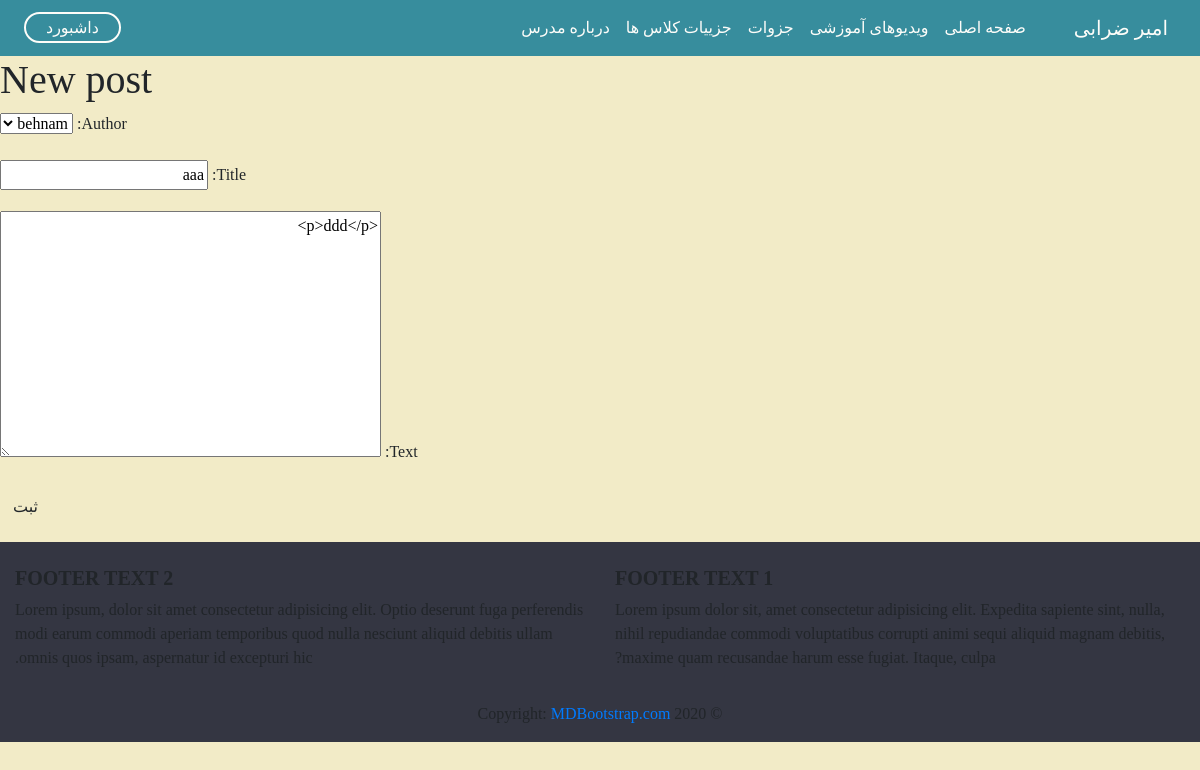
The page /post/24/edit/ (signed in) on the database its author committed.
### blog/models.py (models this page shows, shortened)
class Post(models.Model):
    author = models.ForeignKey('auth.User',on_delete=models.CASCADE)
    title = models.CharField(max_length=200)
    text = models.TextField()
    created_date = models.DateTimeField(default=timezone.now)
    published_date = models.DateTimeField(blank=True, null=True)

### blog/views.py (the view)
# urls.py: re_path(r'^post/(?P<pk>\d+)/edit/$',views.PostUpdateView.as_view(),name='post_edit'),
class PostUpdateView(LoginRequiredMixin,UpdateView):
    login_url = '/login/'
    redirect_field_name = 'blog/post_detail.html'
    form_class = PostForm
    model = Post

### blog/forms.py
class PostForm(forms.ModelForm):
    class Meta:
        model = Post
        fields = ('author','title', 'text',)
        widgets = {
            'title': forms.TextInput(attrs={'class': 'textinputclass'}),
            'text': forms.Textarea(attrs={'class': 'editable medium-editor-textarea postcontent'}),
        }

### blog/templates/blog/post_form.html (shortened to what this page needs)
{% extends 'blog/base.html' %}
{% block content %}
    <h1>New post</h1>
    <form method="POST" class="post-form">
    {{form.as_p}}
    <button type="submit" class="save btn btn-default">ثبت</button>
    </form>
{% endblock %}

### blog/static/css/style.css (style rules this page uses)
html { scroll-behavior: smooth; overflow-x: hidden; }
body { font-family: "iranMed"; direction: rtl; background: #F2EBC7; overflow-x: hidden; }

### rows shown on the page
Post: author "behnam", title "aaa", text "<p>ddd</p>"
